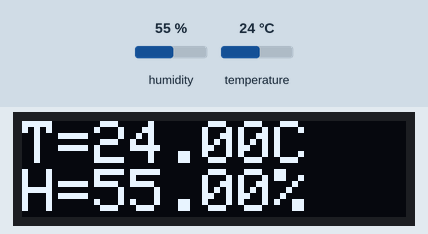
This sketch was run on a simulated Arduino Uno, built with avr-gcc and run on an emulated ATmega328P. Shown: 128×32 one-colour display. The inputs (shaded band) are chosen by the test bench; at power-on: humidity 55 %, temperature 24 °C. The display library's start-up logo is not drawn; no radio packets arrive unless stated; what the sketch prints to the serial monitor is not drawn.

Above: at 30.2 s.

The sketch:

Inlamnings_Uppgift1_Datakommunikation_NatvarkWeather.ino
```cpp
#include <ArduinoJson.h>
#include <Adafruit_Sensor.h>
#include <DHT.h>
// OLED Library
#include <Wire.h>
#include <Adafruit_SSD1306.h>

#include <RH_ASK.h>
#ifdef RH_HAVE_HARDWARE_SPI
#include <SPI.h> // Not actually used but needed to compile
#endif

RH_ASK Radio; // <---- HÄR BLIR DET FEL DEN KROCKAR MED Adafruit_SSD1306 display(-1);
//Adafruit_SSD1306 display(-1);
Adafruit_SSD1306 display(128, 32, &Wire, 4);

static DHT dht(7, DHT11);


void initDisplay() {
  display.begin(SSD1306_SWITCHCAPVCC, 0x3C);
  display.display();
  delay(1000);
  display.clearDisplay();
}
int period = 10000;
unsigned long prevMillis = 0;
unsigned long currentMillis = millis();

void setup() {

  Serial.begin(115200);
  Serial.println("setup");
  dht.begin();

  initDisplay();

#ifdef RH_HAVE_SERIAL
#endif
    if (!Radio.init())
#ifdef RH_HAVE_SERIAL
         Serial.println("init failed");
#else
  ;
#endif

}


void showTemp(float temp,float hud) {
  display.clearDisplay();
  display.setTextSize(2);
  display.setTextColor(WHITE);
  display.setCursor(0,0);
  display.print("T=");
  display.print(temp);
  display.println("C");
  display.print("H=");
  display.print(hud);
  display.println("%");
  display.display();
}

void receiver(){
  uint8_t buf[RH_ASK_MAX_MESSAGE_LEN];
  uint8_t buflen = sizeof(buf);


  if (Radio.recv(buf, &buflen)) {

    StaticJsonBuffer<255> jsonBuffer;
    JsonObject& root = jsonBuffer.parseObject(buf);
    if(root["id"] == "F") {

      String text = "";

      for(int j = 0; j < buflen; j++){
        text += (char)buf[j];
      }


      Serial.println(text);
      Serial.println("Message Recieved");

      display.clearDisplay();
      display.setTextSize(2);
      display.setTextColor(WHITE);
      display.setCursor(0,0);
      display.print(text);
      display.display();

      Serial.println(text);

    }
  }
}

void sendMessage(float temperature, float humidity) {
  char payload[255];

  StaticJsonBuffer<255> jsonBuffer;
  JsonObject &root = jsonBuffer.createObject();
  root["temperature"] = temperature;
  root["humidity"] = humidity;
  root.printTo(payload, 255);
  Serial.println(payload);
  Radio.send((uint8_t *)payload, 255);
  Radio.waitPacketSent();
  Serial.println("meddelande skickat");
}


void loop() {
  currentMillis = millis();

  receiver();  //<--- här ska medelandet tas in.

  if((currentMillis - prevMillis) >= 30000){
    prevMillis = currentMillis;

    float temperature = dht.readTemperature();
    float humidity = dht.readHumidity();

    sendMessage(temperature, humidity);// <--- Detta skickar meddelandet
    showTemp(temperature, humidity); // <--//
  }
}
```
